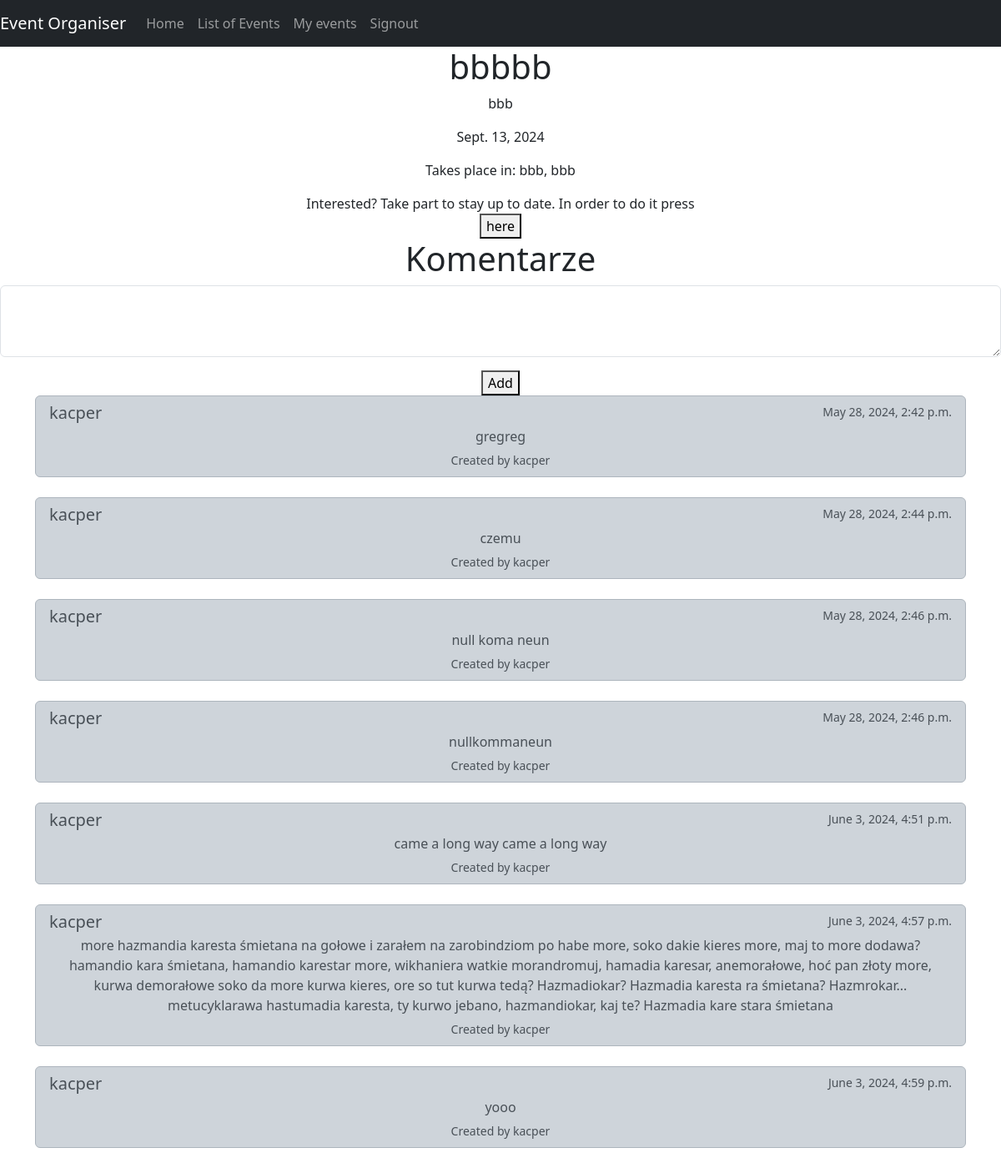
The app's page /5 (signed in) with its own data.
### main/models.py (models this page shows, shortened)
class Events(models.Model):
    user = models.ForeignKey(
        User,
        on_delete=models.CASCADE,
        related_name="event",
        null=True)
    name = models.CharField(
        max_length=200
        )
    date = models.DateField()
    description = models.CharField(
        max_length = 2000)
    country = models.CharField(
        max_length = 25
        )
    city = models.CharField(
        max_length = 75
        )

class EventComments(models.Model):
    user = models.CharField(
        max_length=100,
        )
    eventId = models.IntegerField()
    commentData = models.DateTimeField(auto_now_add=True)
    text = models.CharField(
        max_length=1000
        )

### main/views.py (the view, shortened to what this page needs)
# urls.py: path("<int:id>",views.index, name="index"),
def index(response,id):
    if response.user.is_authenticated:
        item = Events.objects.get(id=id)
        usr = response.user.username
        comments = EventComments.objects.filter(eventId = id)
        if response.method == "POST" and "btnComment" in response.POST:
            form_text = response.POST.get("text")
            query = EventComments(user = usr, eventId = id, text = form_text)
            query.save()
            return HttpResponseRedirect("")
        else:
            print("POST failed")
        context = {
            'item':item,
            'comments':comments,
        }
        return render(response,'main/index.html',context)
    else:
        return HttpResponseRedirect("/info/")

### main/templates/main/index.html (shortened to what this page needs)
{% extends 'main/base.html' %}
{% block content %}
    <h1>{{ item.name }}</h1>
    <p>{{ item.description|safe }}</p>
    <p>{{ item.date }}</p>
    <p>Takes place in: {{ item.country }}, {{ item.city }} </p>
    {% if events_items.user != user.get_username %}
        Interested? Take part to stay up to date. In order to do it press <form method="post" action="" name="participate">{% csrf_token %}<button name="btnParticipate" type="submit">here</button></form>
    {% endif %}
        <h1>Komentarze</h1>
        <form method="post" action="" name="addComment">
            <div class="mb-3">
                <textarea class="form-control" id="exampleFormControlTextarea1" rows="3" name="text"></textarea>
            </div>
            <button name="btnComment" type="submit">Add</button>
        </form>
        <div class="commentSection">
            {% if comments %}
                {% for i in comments %}
                <div class="container">
                    <div class="list-group">
                        <ul class="list-group">
                            <li class="list-group-item list-group-item-dark">
                                <div class="d-flex w-100 justify-content-between">
                                    <h5 class="mb-1">{{ i.user }}</h5>
                                        <small>{{ i.commentData }}</small>
                                </div>
                                    <p class="mb-1">{{ i.text }}</p>
                                        <small>Created by {{ i.user }}</small>
                          </li>
                        </ul>
                      </div>
                      <br>
                </div>
                {% endfor %}
            {% else %}
                <p>Curently no comments</p>
            {% endif %}
        </div>
{% endblock %}

### records on screen
Events: name "bbbbb", description "bbb", date "Sept. 13, 2024", country "bbb", city "bbb"
EventComments: user "kacper", commentData "May 28, 2024, 2:42 p.m.", text "gregreg"
EventComments: user "kacper", commentData "May 28, 2024, 2:44 p.m.", text "czemu"
EventComments: user "kacper", commentData "May 28, 2024, 2:46 p.m.", text "null koma neun"
EventComments: user "kacper", commentData "May 28, 2024, 2:46 p.m.", text "nullkommaneun"
EventComments: user "kacper", commentData "June 3, 2024, 4:51 p.m.", text "came a long way came a long way"
EventComments: user "kacper", commentData "June 3, 2024, 4:57 p.m.", text "more hazmandia karesta śmietana na gołowe i zarałem na zarobindziom po habe more, soko dakie kieres more, maj to more dodawa? hamandio kara śmietana, hamandio karestar more, wikhaniera watkie morandromuj, hamadia karesar, anemorałowe, hoć pan złoty more, kurwa demorałowe soko da more kurwa kieres, ore so tut kurwa tedą? Hazmadiokar? Hazmadia karesta ra śmietana? Hazmrokar... metucyklarawa hastumadia karesta, ty kurwo jebano, hazmandiokar, kaj te? Hazmadia kare stara śmietana"
EventComments: user "kacper", commentData "June 3, 2024, 4:59 p.m.", text "yooo"
